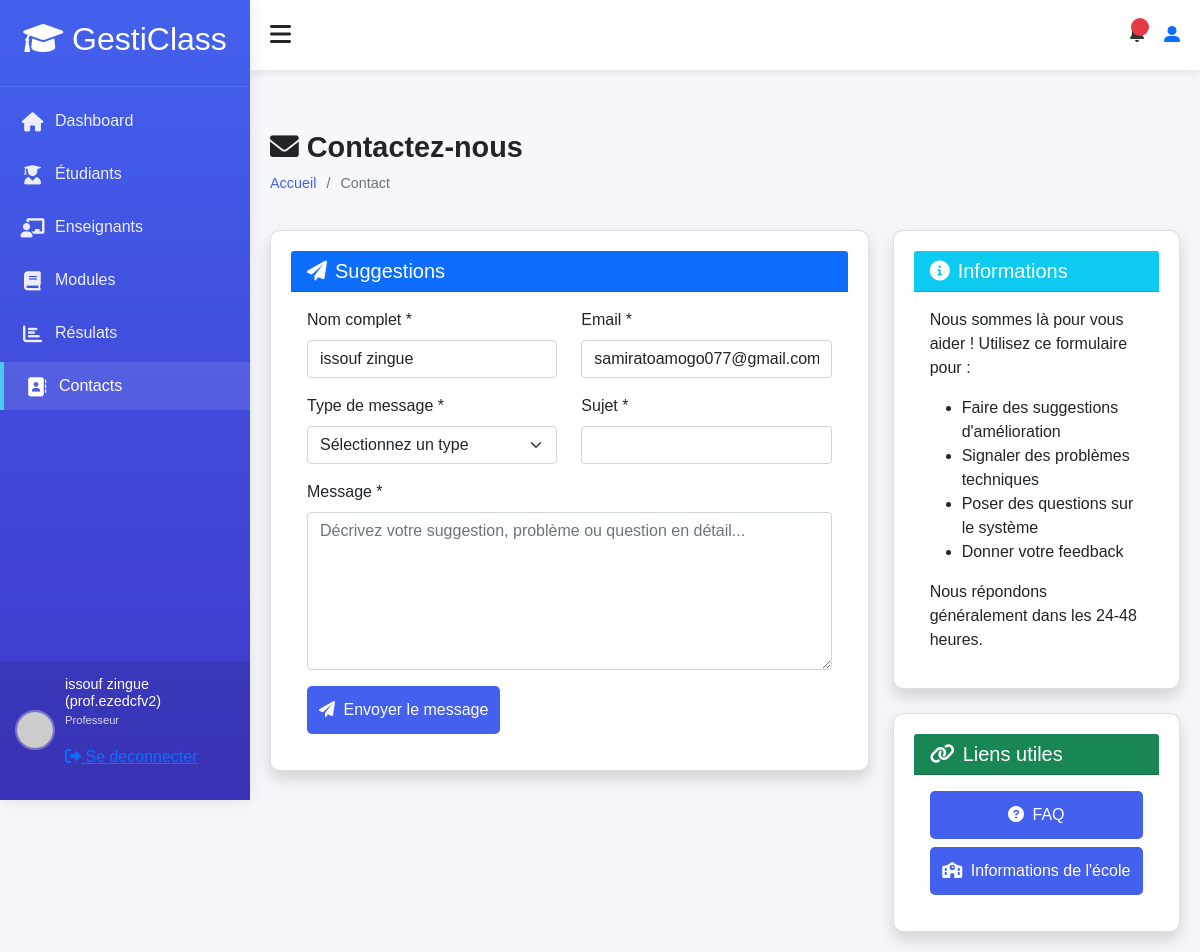
The app's page /accounts/contact/ (signed in) with its own data.
### accounts/models.py (models this page shows, shortened)
class User(AbstractUser):
    ROLE_CHOICES = (
        ('admin', 'Administrateur'),
        ('teacher', 'Enseignant'),
        ('student', 'Élève'),
    )
    profil = models.CharField(max_length=10, choices=ROLE_CHOICES, default='student')
    phone = models.CharField(max_length=20, blank=True)
    birth_date = models.DateField(null=True, blank=True)
    photo = models.ImageField(upload_to='users/', null=True, blank=True)
    specialty = models.CharField(max_length=100, null=True, blank=True)
    hire_date = models.DateField(null=True, blank=True)
    address = models.TextField(blank=True)
    is_student = models.BooleanField(default=False)
    is_teacher = models.BooleanField(default=False)
    phone_number = models.CharField(max_length=15, blank=True)
    date_of_birth = models.DateField(null=True, blank=True)
    def __str__(self):
        return f"{self.first_name} {self.last_name} ({self.username})"
    def is_teacher(self):
        return self.profil == 'teacher'
    def is_student(self):
        return self.profil == 'student'
    class Meta:
        permissions = [
        ("peut_acceder_module", "Peut acceder au module"),
        ("peut_acceder_aux_eleve", "Peut acceder aux eleves"),
        ("peut_acceder_aux_enseignants", "peut acceder aux enseigants"),
        ("peut_acceder_aux_roles", "peut acceder aux roles"),
        ("peut_acceder_au_student_dashboard", "Peut accéder au tableau de bord étudiant"),
        ("peut_acceder_au_teacher_dashboard", "Peut accéder au tableau de bord enseignant"),
        ("peut_acceder_au_admin_dashboard", "Peut accéder au tableau de bord administrateur"),
        ("can_view_student_list", "Peut voir la liste des étudiants"),
        ("can_view_teacher_list", "Peut voir la liste des enseignants"),
        ("can_view_module_list", "Peut voir la liste des modules"),
        ("can_view_results_list", "Peut voir la liste résultats"),
        ("can_view_module_details", "Peut les details d'un module"),
        ("can_view_student_details", "Peut voir les détails d'un étudiant"),
        ("can_view_teacher_details", "Peut voir les détails d'un enseignant"),
        ("can_view_own_details", "Peut voir ses propres détails"),
        ("cans_view_results", "Peut voir les résultats"),
        ("can_view_own_results", "Peut voir ses propres résultats"),
        ("view_role", "Peut voir les rôles"),
        ("add_role", "Peut ajouter un rôle"),
        ("change_role", "Peut modifier un rôle"),
        ("delete_role", "Peut supprimer un rôle"),
        ("assign_role", "Peut assigner des rôles"),
        ("view_timetable", "Peut voir l'emploi du temps"),
        ("manage_timetable", "Peut gérer l'emploi du temps"),
        ("can_add_teacher", "Peut ajouter un enseignant"),
        ("can_add_student", "Peut ajouter un étudiant"),
        ("can_change_teacher", "Peut modifier un enseignant"),
        ("can_change_student", "Peut modifier un étudiant"),
        ("can_delete_teacher", "Peut supprimer un enseignant"),
        ("can_delete_student", "Peut supprimer un étudiant"),
        ("can_view_schoolinfo", "Peut voir les informations de l'école"),
        ("can_add_schoolinfo", "Peut ajouter les informations de l'école"),
        ("can_change_schoolinfo", "Peut modifier les informations de l'école"),
        ("can_delete_schoolinfo", "Peut supprimer les informations de l'école"),
        ]

### accounts/views.py (the view, shortened to what this page needs)
# urls.py: path('contact/', views.contact,
def contact(request):
    return render(request, 'contact/contact.html', {'title': 'Contactez-nous'})

### accounts/templates/contact/contact.html (shortened to what this page needs)
{% extends "models/base.html" %}
{% load static %}
{% block content %}
<div class="content">
    <div class="page-title">
        <div>
            <h2><i class="fas fa-envelope me-2"></i>Contactez-nous</h2>
            <ul class="breadcrumb">
                <li><a href="{% url 'dashboard:home' %}">Accueil</a></li>
                <li>Contact</li>
            </ul>
        </div>
    </div>
    <div class="row">
        <div class="col-md-8">
            <div class="card shadow">
                <div class="card-header bg-primary text-white">
                    <h5 class="m-0"><i class="fas fa-paper-plane me-2"></i>Suggestions</h5>
                </div>
                <div class="card-body">
                    <form method="post">
                        <div class="row">
                            <div class="col-md-6 mb-3">
                                <label for="name" class="form-label">Nom complet *</label>
                                <input type="text" class="form-control" id="name" name="name"
                                       value="{% if user.is_authenticated %}{{ user.get_full_name }}{% endif %}" required>
                            </div>
                            <div class="col-md-6 mb-3">
                                <label for="email" class="form-label">Email *</label>
                                <input type="email" class="form-control" id="email" name="email"
                                       value="{% if user.is_authenticated %}{{ user.email }}{% endif %}" required>
                            </div>
                        </div>
                        <div class="row">
                            <div class="col-md-6 mb-3">
                                <label for="message_type" class="form-label">Type de message *</label>
                                <select class="form-select" id="message_type" name="message_type" required>
                                    <option value="">Sélectionnez un type</option>
                                </select>
                            </div>
                            <div class="col-md-6 mb-3">
                                <label for="subject" class="form-label">Sujet *</label>
                                <input type="text" class="form-control" id="subject" name="subject" required>
                            </div>
                        </div>
                        <div class="mb-3">
                            <label for="message" class="form-label">Message *</label>
                            <textarea class="form-control" id="message" name="message" rows="6"
                                      placeholder="Décrivez votre suggestion, problème ou question en détail..." required></textarea>
                        </div>
                        <button type="submit" class="btn btn-primary">
                            <i class="fas fa-paper-plane me-1"></i> Envoyer le message
                        </button>
                    </form>
                </div>
            </div>
        </div>
        <div class="col-md-4">
            <div class="card shadow mb-4">
                <div class="card-header bg-info text-white">
                    <h5 class="m-0"><i class="fas fa-info-circle me-2"></i>Informations</h5>
                </div>
                <div class="card-body">
                    <p>Nous sommes là pour vous aider ! Utilisez ce formulaire pour :</p>
                    <ul>
                        <li>Faire des suggestions d'amélioration</li>
                        <li>Signaler des problèmes techniques</li>
                        <li>Poser des questions sur le système</li>
                        <li>Donner votre feedback</li>
                    </ul>
                    <p class="mb-0">Nous répondons généralement dans les 24-48 heures.</p>
                </div>
            </div>
            <div class="card shadow">
                <div class="card-header bg-success text-white">
                    <h5 class="m-0"><i class="fas fa-link me-2"></i>Liens utiles</h5>
                </div>
                <div class="card-body">
                    <div class="d-grid gap-2">
                        <a href="{% url 'accounts:faq_list' %}" class="btn btn-outline-primary">
                            <i class="fas fa-question-circle me-1"></i> FAQ
                        </a>
                        <a href="{% url 'accounts:school_info' %}" class="btn btn-outline-secondary">
                            <i class="fas fa-school me-1"></i> Informations de l'école
                        </a>
                    </div>
                </div>
            </div>
        </div>
    </div>
</div>
{% endblock %}

### templates/models/sidebar.html (shortened to what this page needs)
<div class="sidebar" id="sidebar">
    <div class="sidebar-header">
        <h2><i class="fas fa-graduation-cap text-white"></i> GestiClass</h2>
    </div>
    <div class="sidebar-menu">
        <ul>
            <li><a href="{% url 'dashboard:home' %}" class="active"><i class="fas fa-home"></i> Dashboard</a></li>
            <li><a href="{% url 'accounts:students_list' %}"><i class="fas fa-user-graduate"></i> Étudiants</a></li>
            {% if perms.accounts.peut_acceder_aux_enseignants %}
            <li><a href="{% url 'accounts:teachers_list' %}" ><i class="fas fa-chalkboard-teacher"></i> Enseignants</a></li>
            {% endif %}
            {% if perms.accounts.peut_acceder_module %}
            <li><a href="{% url 'accounts:modules_list' %}"><i class="fas fa-book"></i> Modules</a></li>
            {% endif %}
            <li><a href="{% url 'accounts:results_list' %}"><i class="fas fa-chart-bar"></i> Résulats</a></li>
            <li><a href="{% url 'accounts:contact' %}"><i class="fas fa-address-book"></i> Contacts</a></li>
        </ul>
    </div>
    <div class="user-profile">
        <img src="https://ui-avatars.com/api/?name=Admin+User&background=random" alt="User">
        <div class="user-info">
            <h4>{{ user }}</h4>
            <p>
                {% if user.profil == 'student' %}
                    Eleve
                {% elif user.profil == 'teacher' %}
                    Professeur
                {% elif user.profil == 'admin' %}
                    Admin
                {% endif %}
                <div>
                    <a  href="{% url 'accounts:logout' %}">
                        <i class="fas fa-sign-out-alt" ></i>
                        <span>Se deconnecter</span>
                    </a>
                </div>
            </p>
        </div>
    </div>
</div>

### templates/models/base.html (style rules this page uses)
:root { --primary: #4361ee; --secondary: #3f37c9; --success: #4cc9f0; --info: #4895ef; --warning: #f72585; --danger: #e63946; --light: #f8f9fa; --dark: #212529; --sidebar-width: 250px; --header-height: 70px; --transition: all 0.3s ease; }
* { margin: 0; padding: 0; box-sizing: border-box; font-family: 'Poppins', sans-serif; }
body { background-color: #f5f7fb; color: #333; overflow-x: hidden; }
.sidebar { width: var(--sidebar-width); background: linear-gradient(180deg, var(--primary) 0%, var(--secondary) 100%); color: white; height: 100vh; position: fixed; transition: var(--transition); z-index: 1000; box-shadow: 0 0 15px rgba(0, 0, 0, 0.1); }
.sidebar-header { padding: 20px; text-align: center; border-bottom: 1px solid rgba(255, 255, 255, 0.1); }
.sidebar-menu { padding: 10px 0; }
.sidebar-menu ul { list-style: none; padding: 0; margin: 0; }
.sidebar-menu li { margin-bottom: 5px; }
.sidebar-menu a { display: flex; align-items: center; padding: 12px 20px; color: rgba(255, 255, 255, 0.9); text-decoration: none; transition: var(--transition); font-size: 1rem; }
.sidebar-menu a:hover, .sidebar-menu a.active { background-color: rgba(255, 255, 255, 0.1); color: white; border-left: 4px solid var(--success); }
.sidebar-menu i { margin-right: 10px; font-size: 1.2rem; width: 25px; text-align: center; }
.user-profile { position: absolute; bottom: 0; width: 100%; padding: 15px; background-color: rgba(0, 0, 0, 0.1); display: flex; align-items: center; }
.user-profile img { width: 40px; height: 40px; border-radius: 50%; object-fit: cover; margin-right: 10px; border: 2px solid rgba(255, 255, 255, 0.3); }
.user-info h4 { font-size: 0.9rem; margin-bottom: 2px; }
.user-info p { font-size: 0.7rem; opacity: 0.8; }
.content { padding: 20px; }
.page-title { margin-bottom: 20px; display: flex; justify-content: space-between; align-items: center; }
.page-title h2 { font-size: 1.8rem; color: var(--dark); font-weight: 600; }
.breadcrumb { display: flex; list-style: none; }
.breadcrumb li { margin-right: 10px; font-size: 0.9rem; color: #6c757d; }
.breadcrumb li:after { content: '/'; margin-left: 10px; }
.breadcrumb li:last-child:after { content: ''; }
.breadcrumb li a { color: var(--primary); text-decoration: none; }
.card { background-color: white; border-radius: 10px; box-shadow: 0 4px 10px rgba(0, 0, 0, 0.05); padding: 20px; transition: var(--transition); }
.btn { display: block; padding: 12px; background-color: var(--primary); color: white; border: none; border-radius: 5px; cursor: pointer; font-size: 1rem; transition: var(--transition); }
.sidebar { width: var(--sidebar-width); transition: var(--transition); }

### records on screen
User: first_name+last_name+username "issouf zingue (prof.ezedcfv2)", name "issouf zingue", email "samiratoamogo077@gmail.com"
